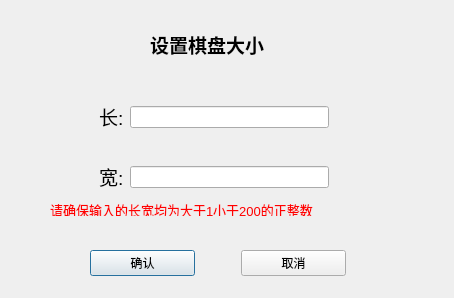
<?xml version="1.0" encoding="UTF-8"?>
<ui version="4.0">
 <class>MyDialog</class>
 <widget class="QDialog" name="MyDialog">
  <property name="geometry">
   <rect>
    <x>0</x>
    <y>0</y>
    <width>454</width>
    <height>298</height>
   </rect>
  </property>
  <property name="windowTitle">
   <string>Dialog</string>
  </property>
  <widget class="QLabel" name="label">
   <property name="enabled">
    <bool>true</bool>
   </property>
   <property name="geometry">
    <rect>
     <x>150</x>
     <y>30</y>
     <width>171</width>
     <height>27</height>
    </rect>
   </property>
   <property name="text">
    <string>&lt;html&gt;&lt;head/&gt;&lt;body&gt;&lt;p&gt;&lt;span style=&quot; font-size:14pt; font-weight:600;&quot;&gt;设置棋盘大小&lt;/span&gt;&lt;/p&gt;&lt;/body&gt;&lt;/html&gt;</string>
   </property>
  </widget>
  <widget class="QWidget" name="widget" native="true">
   <property name="geometry">
    <rect>
     <x>90</x>
     <y>240</y>
     <width>256</width>
     <height>46</height>
    </rect>
   </property>
   <layout class="QHBoxLayout" name="horizontalLayout">
    <item>
     <widget class="QPushButton" name="btn1">
      <property name="text">
       <string>确认</string>
      </property>
     </widget>
    </item>
    <item>
     <spacer name="horizontalSpacer">
      <property name="orientation">
       <enum>Qt::Horizontal</enum>
      </property>
      <property name="sizeType">
       <enum>QSizePolicy::Fixed</enum>
      </property>
      <property name="sizeHint" stdset="0">
       <size>
        <width>40</width>
        <height>20</height>
       </size>
      </property>
     </spacer>
    </item>
    <item>
     <widget class="QPushButton" name="btn2">
      <property name="text">
       <string>取消</string>
      </property>
     </widget>
    </item>
   </layout>
  </widget>
  <widget class="QWidget" name="widget_4" native="true">
   <property name="geometry">
    <rect>
     <x>90</x>
     <y>90</y>
     <width>248</width>
     <height>114</height>
    </rect>
   </property>
   <layout class="QGridLayout" name="gridLayout">
    <item row="0" column="0">
     <widget class="QWidget" name="widget_2" native="true">
      <layout class="QHBoxLayout" name="horizontalLayout_2">
       <item>
        <widget class="QLabel" name="label_2">
         <property name="text">
          <string>&lt;html&gt;&lt;head/&gt;&lt;body&gt;&lt;p&gt;&lt;span style=&quot; font-size:14pt;&quot;&gt;长:&lt;/span&gt;&lt;/p&gt;&lt;/body&gt;&lt;/html&gt;</string>
         </property>
        </widget>
       </item>
       <item>
        <widget class="QLineEdit" name="lineEdit"/>
       </item>
      </layout>
     </widget>
    </item>
    <item row="1" column="0">
     <widget class="QWidget" name="widget_3" native="true">
      <layout class="QHBoxLayout" name="horizontalLayout_3">
       <item>
        <widget class="QLabel" name="label_3">
         <property name="text">
          <string>&lt;html&gt;&lt;head/&gt;&lt;body&gt;&lt;p&gt;&lt;span style=&quot; font-size:14pt;&quot;&gt;宽:&lt;/span&gt;&lt;/p&gt;&lt;/body&gt;&lt;/html&gt;</string>
         </property>
        </widget>
       </item>
       <item>
        <widget class="QLineEdit" name="lineEdit2"/>
       </item>
      </layout>
     </widget>
    </item>
   </layout>
  </widget>
  <widget class="QLabel" name="infoLabel">
   <property name="geometry">
    <rect>
     <x>50</x>
     <y>200</y>
     <width>341</width>
     <height>16</height>
    </rect>
   </property>
   <property name="text">
    <string>&lt;html&gt;&lt;head/&gt;&lt;body&gt;&lt;p&gt;&lt;span style=&quot; font-size:10pt; color:#ff0000;&quot;&gt;请确保输入的长宽均为大于1小于200的正整数&lt;/span&gt;&lt;/p&gt;&lt;/body&gt;&lt;/html&gt;</string>
   </property>
  </widget>
 </widget>
 <resources/>
 <connections/>
</ui>
